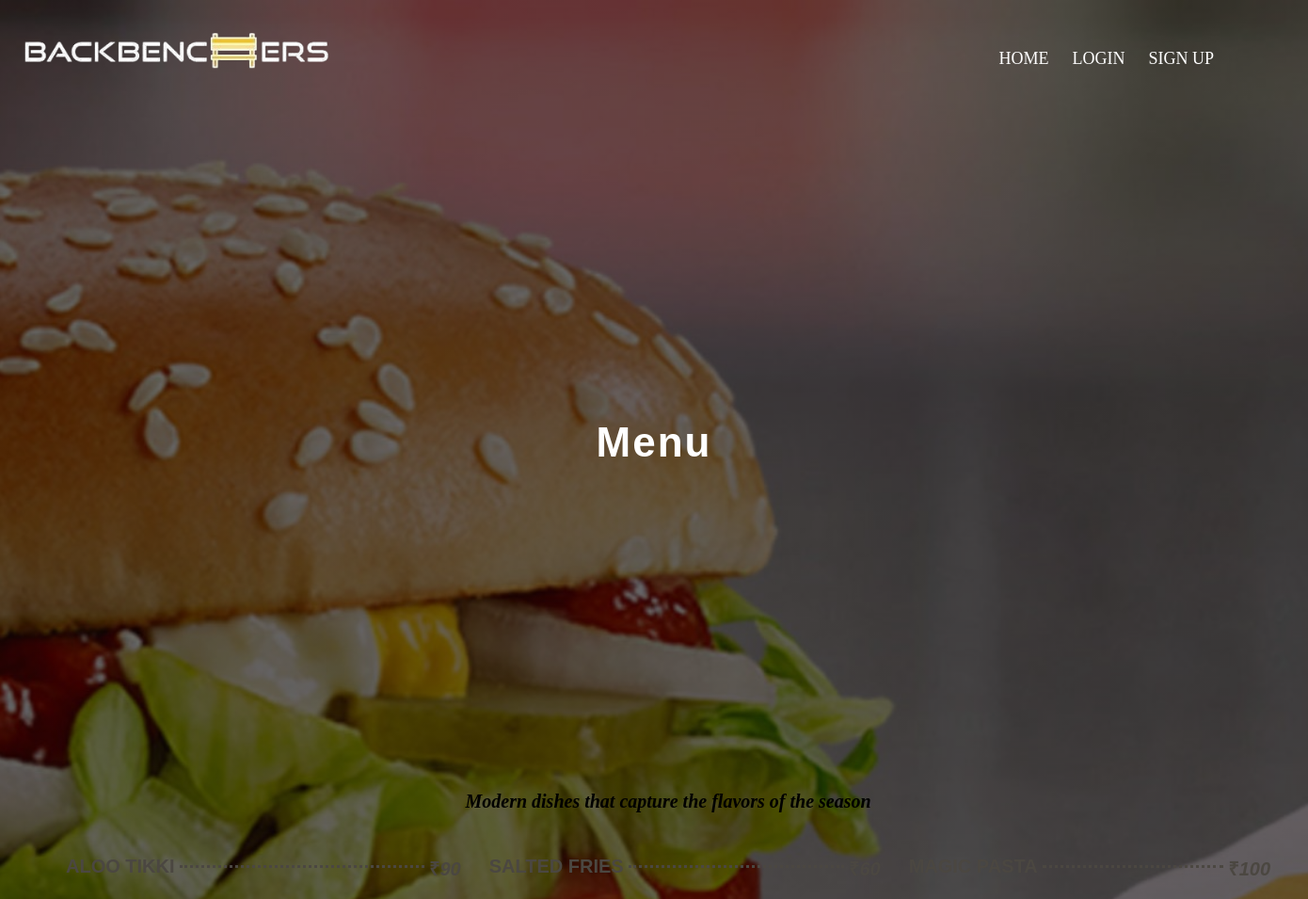
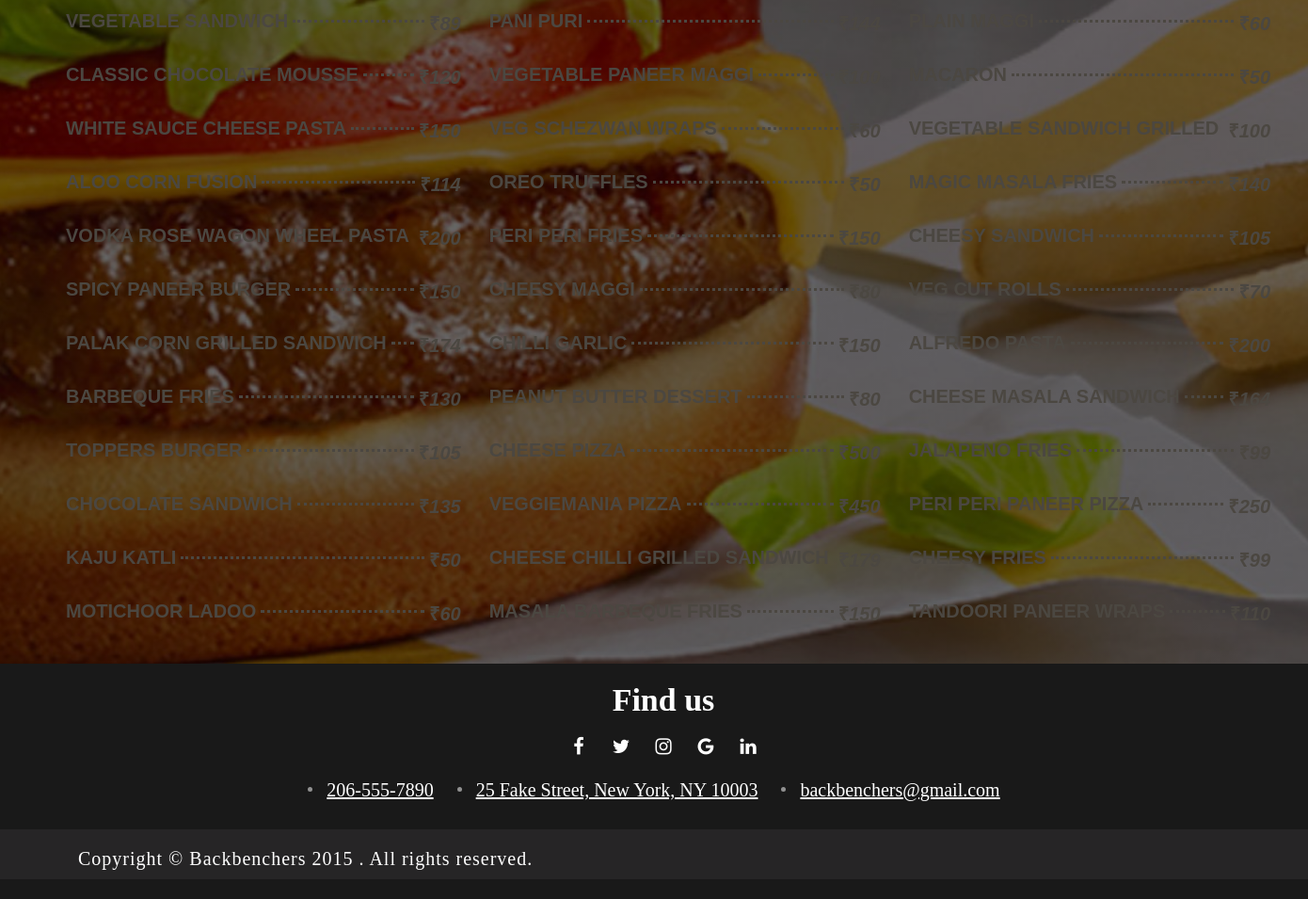
Screenshot of /eat.php with the database file from the repository (2 pictures, top to bottom).
### tables this page shows
CREATE TABLE IF NOT EXISTS `tbl_images` (
`id` int(11) NOT NULL,
  `image` varchar(200) NOT NULL,
  `Name` varchar(255) NOT NULL,
  `description` varchar(200) NOT NULL,
  `Price` int(255) NOT NULL,
  `Type` varchar(255) NOT NULL
);

### eat.php (the view, shortened to what this page needs)
<?php
include("config.php");
?>
<!DOCTYPE html>
<html>
<head>
    <link rel="stylesheet" type="text/css" href="css/eat.css">
</head>
<body>
    <div class="overlay">
        <div class="heading">
            <h2>Menu</h2>
        </div>
    </div>
    <div class="main">
        <div class="sqs-block html-block sqs-block-html">
            <div class="sqs-block-content">
                <p class="center"><strong><em>Modern dishes that capture the flavors of the season</em></strong><br /></p><br>
            </div>
        </div>
        <div class="row1">
            <?php
            $query = "SELECT * FROM tbl_images WHERE Type NOT LIKE '%juice%' ORDER BY id ASC";
            $result = mysqli_query($conn, $query);
            while ($rows = mysqli_fetch_array($result)) {
                echo
                '
            <div class="odd center">
                <div class="first-level">
                    <div class="name">' . $rows['Name'] . '</div>
                    <div class="dots"></div>
                    <span><span>&#8377;</span><em>' . $rows['Price'] . '</em></span>
                </div>
            </div>
                ';
            }
            ?>
        </div>
    </div>
</body>
</html>

### css/header1.css (style rules this page uses)
* { margin: 0px; padding: 0px; box-sizing: border-box; }
header { background-size: cover; background-repeat: no-repeat; background-position: center; height: 20vh; }
.clearfix:after { content: "."; visibility: hidden; display: block; height: 0px; clear: both; }
.mainbody { max-width: 2000px; margin: 0 auto; }
.logo { height: 70px; width: auto; float: left; margin-top: 20px; margin-left: 20px }
.c-menu { float: right; margin-top: 50px; margin-right: 100px; }
.c-menu li { display: inline-block; list-style: none; margin-left: 20px }
.c-menu li a { padding: 5px 0; color: #fff; text-decoration: none; text-transform: uppercase; font-size: 90%; font-weight: 100; }
.main { display: grid; text-align: center; }

### css/eat.css (style rules this page uses)
* { margin: 0px; padding: 0px; box-sizing: border-box; }
body { background-image: linear-gradient(rgba(0, 0, 0, 0.6), rgba(0, 0, 0, 0.6)), url('../images/burger.jpg'); background-size: cover; background-repeat: no-repeat; background-position: center; height: 100vh; font-size: 20px; overflow-x: hidden; align-items: center; }
.overlay { height: 80vh; width: 100%; display: flex; justify-content: center; align-items: center; }
.mainbody { max-width: 2000px; margin: 0 auto; }
.main { display: grid; text-align: center; padding: 40px; }
.first-level { display: inline-flex; font-weight: bold; text-transform: uppercase; }
.dots { border-bottom: dotted; z-index: -1; position: relative; height: 13px; flex-grow: 1; margin: 0 5px; }
h2 { font-weight: bold; font-size: 44px; letter-spacing: 2px; padding-bottom: 20px; font-family: 'Source Sans Pro', sans-serif; color: #fff; }
.center { display: flex; flex-direction: column; }
.row1 { display: grid; row-gap: 30px; column-gap: 30px; grid-template-columns: repeat(3, 1fr); align-items: center; padding: 0 30px; font-family: raleway, sans-serif; color: #4b4741; text-align: center; font-weight: 800; }
.name { text-align: left; white-space: nowrap; }

### css/footer.css (style rules this page uses)
footer { width: 100%; background: #191919; display: flex; flex-direction: column; height: 250px; }
.ofo-footer-inner { float: left; width: 100%; margin: 10px; }
.ofo-container { max-width: 1224px; width: 92%; margin: 0 auto; position: relative; z-index: 2; }
.ofo-row { margin-left: -15px; margin-right: -15px; }
.ofo-footer-social { float: left; width: 100%; position: relative; text-align: center; margin-top: 10px; }
h3 { font-family: 'Playball', cursive; font-size: 34px; color: #fff; text-align: center; margin-bottom: 20px; }
.ofo-footer-social ul { margin: 0px; }
.ofo-footer-social ul li { display: inline-block; }
.fa { display: inline-block; font: normal normal normal 14px/1 FontAwesome; font-size: inherit; text-rendering: auto; -webkit-font-smoothing: antialiased; -moz-osx-font-smoothing: grayscale; transform: translate(0, 0); }
.ofo-footer-social ul li a { float: left; width: 40px; height: 40px; color: #fff; font-size: 20px; }
.ofo-footer-contacts { float: center; width: 100%; text-align: center; margin-bottom: 20px; }
.ofo-footer-contacts li { display: inline-block; padding: 0 20px; position: relative; }
.ofo-footer-contacts li a, .ofo-footer-social ul li a, .team-social li a, .popup-modal-dismiss { transition: all 400ms linear; color: #fff; }
.ofo-to-top-holder { float: left; width: 100%; background: #262526; position: relative; padding: 20px 0 10px; }
.ofo-to-top-holder p { float: left; color: #fff; letter-spacing: 1px; }
.ofo-footer-contacts li:before { content: ''; position: absolute; top: 8px; left: 0; width: 5px; height: 5px; border-radius: 100%; background: #919191; }

### rows the page displays
tbl_images: Name "ALOO TIKKI", Price "90"
tbl_images: Name "SALTED FRIES"
tbl_images: Price "100"
tbl_images: Name "VEGETABLE SANDWICH", Price "89"
tbl_images: Name "PANI PURI"
tbl_images: Name "CLASSIC CHOCOLATE MOUSSE", Price "120"
tbl_images: Name "VEGETABLE PANEER MAGGI"
tbl_images: Name "MACARON", Price "50"
tbl_images: Name "WHITE SAUCE CHEESE PASTA", Price "150"
tbl_images: Name "VEG SCHEZWAN WRAPS", Price "60"
tbl_images: Name "VEGETABLE SANDWICH GRILLED", Price "100"
tbl_images: Name "ALOO CORN FUSION", Price "114"
tbl_images: Name "OREO TRUFFLES"
tbl_images: Name "MAGIC MASALA FRIES"
tbl_images: Name "VODKA ROSE WAGON WHEEL PASTA", Price "200"
tbl_images: Name "PERI PERI FRIES", Price "150"
tbl_images: Name "CHEESY SANDWICH", Price "105"
tbl_images: Name "SPICY PANEER BURGER", Price "150"
tbl_images: Name "CHEESY MAGGI"
tbl_images: Name "VEG CUT ROLLS", Price "70"
tbl_images: Name "PALAK CORN GRILLED SANDWICH", Price "174"
tbl_images: Name "CHILLI GARLIC", Price "150"
tbl_images: Name "ALFREDO PASTA"
tbl_images: Name "BARBEQUE FRIES", Price "130"
tbl_images: Name "PEANUT BUTTER DESSERT", Price "80"
tbl_images: Name "CHEESE MASALA SANDWICH", Price "164"
tbl_images: Name "TOPPERS BURGER"
tbl_images: Name "CHEESE PIZZA"
tbl_images: Name "JALAPENO FRIES"
tbl_images: Name "CHOCOLATE SANDWICH", Price "135"
tbl_images: Name "VEGGIEMANIA PIZZA", Price "450"
tbl_images: Name "PERI PERI PANEER PIZZA", Price "250"
tbl_images: Name "KAJU KATLI", Price "50"
tbl_images: Name "CHEESE CHILLI GRILLED SANDWICH"
tbl_images: Name "CHEESY FRIES", Price "99"
tbl_images: Name "MOTICHOOR LADOO", Price "60"
tbl_images: Name "MASALA BARBEQUE FRIES", Price "150"
tbl_images: Name "TANDOORI PANEER WRAPS"
